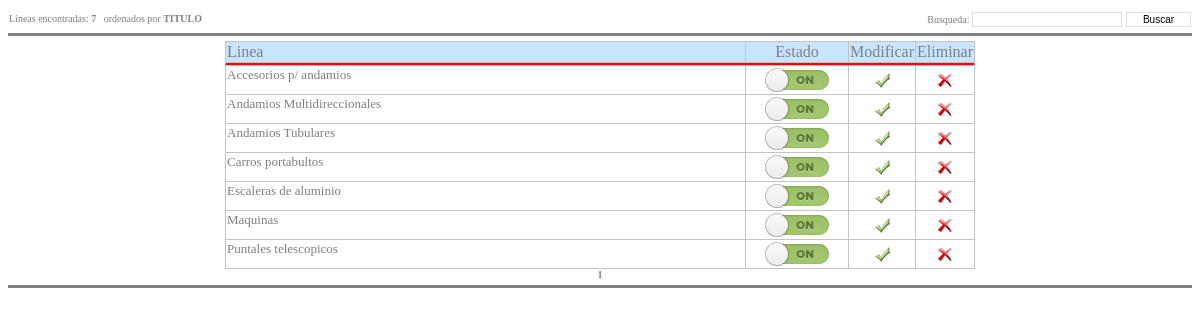
Page /SN/EditarLineas.php (signed in) on the committed database.
### tables this page shows
CREATE TABLE IF NOT EXISTS `lineas` (
  `idLinea` int(11) NOT NULL AUTO_INCREMENT,
  `titulo` varchar(50) DEFAULT NULL,
  `orden` int(10) DEFAULT '0',
  `idEstado` int(11) NOT NULL DEFAULT '0',
  PRIMARY KEY (`idLinea`)
);

### SN/EditarLineas.php (the view, shortened to what this page needs)
<!DOCTYPE HTML PUBLIC "-//W3C//DTD HTML 4.01 Transitional//EN">
<html>
<head>
</head>
<body bgcolor="#FFFFFF">
<?php
$criterio = "";
$txt_criterio = "";
$sql="SELECT DISTINCT idlinea, titulo, idestado, esta_desc FROM lineas, estados WHERE idestado = esta_id " . $criterio . " ORDER BY titulo";
$res=mysql_query($sql);
$numeroRegistros=mysql_num_rows($res);
?>
	<form action=EditarLineas.php method='get'><div align='left'>
		<TABLE width="100%" cellspacing='1' cellpadding='0' bgcolor='#ffffff' align=Center>
		<TR>
		<TD align=left width="60%">
		<font face='verdana' size='-2'>Lineas encontradas: <B> <?php echo $numeroRegistros; ?>
		</B>&nbsp;&nbsp;ordenados por <b>TITULO</b><div align='left'>
		</TD>
		<TD align=Right width="40%">
		<font face='verdana' size='-2'>Busqueda: </font>
		<input type="text" name="criterio" size="22" maxlength="150" class="inputText" value="<?php echo $txt_criterio; ?>">
		<input type="submit" value="Buscar" class="botones">
		</TD>
		</TR></TABLE>
		<hr noshade style='color:023977;height:1px'>
	</font></form>
<?php
if($numeroRegistros<=0)
{
    echo "<div align='center'>";
    echo "<font face='verdana' size='-2'>No se encontraron resultados</font>";
    echo "</div>";
}else{
    if(!isset($orden))
    {
       $orden="prdt_id";
    }
    $tamPag=15;
    if(!isset($_GET["pagina"]))
    {
       $pagina=1;
       $inicio=1;
       $final=$tamPag;
    }else{
       $pagina = $_GET["pagina"];
    }
    $limitInf=($pagina-1)*$tamPag;
    $numPags=ceil($numeroRegistros/$tamPag);
    if(!isset($pagina))
    {
       $pagina=1;
       $inicio=1;
       $final=$tamPag;
    }else{
       $seccionActual=intval(($pagina-1)/$tamPag);
       $inicio=($seccionActual*$tamPag)+1;
       if($pagina<$numPags)
       {
          $final=$inicio+$tamPag-1;
       }else{
          $final=$numPags;
       }
    }
	$sql="SELECT DISTINCT idlinea, titulo, idestado, esta_desc FROM lineas, estados WHERE idestado = esta_id " . $criterio . " ORDER BY titulo ASC LIMIT ".$limitInf.",".$tamPag;
	$res=mysql_query($sql);
	?>
	<TABLE width="750" cellspacing='1' cellpadding='1' bgcolor='#c3c3c3' align=Center>
	  <TBODY>
	  <TR>
			<TD align=left bgcolor="#c8e4ff">Linea</TD>
	        <TD style="background:#c8e4ff; width:100px; text-align:center;">Estado</TD>
	        <TD align=center bgcolor="#c8e4ff" width=25>Modificar</TD>
	        <TD align=center bgcolor="#c8e4ff" width=25>Eliminar</TD>
	  </TR>
	  <tr>
			<TD align=center colspan=4 height=0 bgcolor="#ff0000"></TD>
	  </TR>
	<?php
	while($registro=mysql_fetch_array($res))
	{
		echo "<TR><TD bgcolor=#ffffff valign=top align=left><FONT size=2>". $registro["titulo"] ."</FONT></TD>";
	    $c++;
	    $div='divLinea_' . $c;
	    if ($registro["idestado"]==1)
	    	echo "<td bgcolor=#ffffff id='" . $div . "' align=center><img src='imagenes/on.png' onclick='activarLinea(\"". $registro["idlinea"] ."\",\"" . $div . "\", 0)' border=0 style='cursor: pointer;' /></td>";
	    else
	    	echo "<td bgcolor=#ffffff id='" . $div . "' align=center><img src='imagenes/off.png' onclick='activarLinea(\"". $registro["idlinea"] ."\",\"" . $div . "\", 1)' border=0 style='cursor: pointer;' /></td>";
    echo "<TD bgcolor=#ffffff align=center valign=middle width=25><A HREF='ModificarLinea.php?idLinea=". $registro["idlinea"] ."'><img src='imagenes/ok.gif' border=0 alt='Modificar Linea'></A></TD>";
	    echo "<TD bgcolor=#ffffff  align=center valign=middle width=25><A HREF='Delete_Generico.php?ID=". $registro["idlinea"] ."&tabla=lineas&Campo=idLinea&pag=EditarLineas'><img src='imagenes/delete.gif' border=0 alt='Eliminar Linea'></A></TD></TR>";
	}
	?>
	</table>
<?php
}
?>
    <table border="0" cellspacing="0" cellpadding="0" align="center">
    <tr><td align="center" valign="top">
<?php
    for($i=$inicio;$i<=$final;$i++)
    {
       if($i==$pagina)
       {
          echo "<font face='verdana' size='-2'><b>".$i."</b> </font>";
       }else{
          echo "<a class='p' href='".$_SERVER["PHP_SELF"]."?id=".$ID."&pagina=".$i."&orden=".$orden."&criterio=".$txt_criterio."'>";
          echo "<font face='verdana' size='-2'>".$i."</font></a> ";
       }
    }
?>
    </td></tr>
    </table>
<hr noshade style="color:023977;height:1px">
</body>
</html>

### SN/EditarLineas.php (style rules this page uses)
A { COLOR: steelblue; TEXT-DECORATION: none }
.inputText { BORDER-RIGHT: #dfdfdf 1px solid; BORDER-TOP: #dfdfdf 1px solid; FONT-SIZE: 10px; BORDER-LEFT: #dfdfdf 1px solid; BORDER-BOTTOM: #dfdfdf 1px solid; FONT-FAMILY: Verdana, Arial, Helvetica, sans-serif }
.botones { BORDER-RIGHT: #dfdfdf 1px solid; BORDER-TOP: #dfdfdf 1px solid; FONT-SIZE: 10px; BORDER-LEFT: #dfdfdf 1px solid; WIDTH: 65px; BORDER-BOTTOM: #dfdfdf 1px solid; FONT-FAMILY: Verdana, Arial, Helvetica, sans-serif; BACKGROUND-COLOR: #ffffff }

### rows in the picture
lineas: titulo "Accesorios p/ andamios"
lineas: titulo "Andamios Multidireccionales"
lineas: titulo "Andamios Tubulares"
lineas: titulo "Carros portabultos"
lineas: titulo "Escaleras de aluminio"
lineas: titulo "Maquinas"
lineas: titulo "Puntales telescopicos"

### other values in the picture
$numeroRegistros "7"
